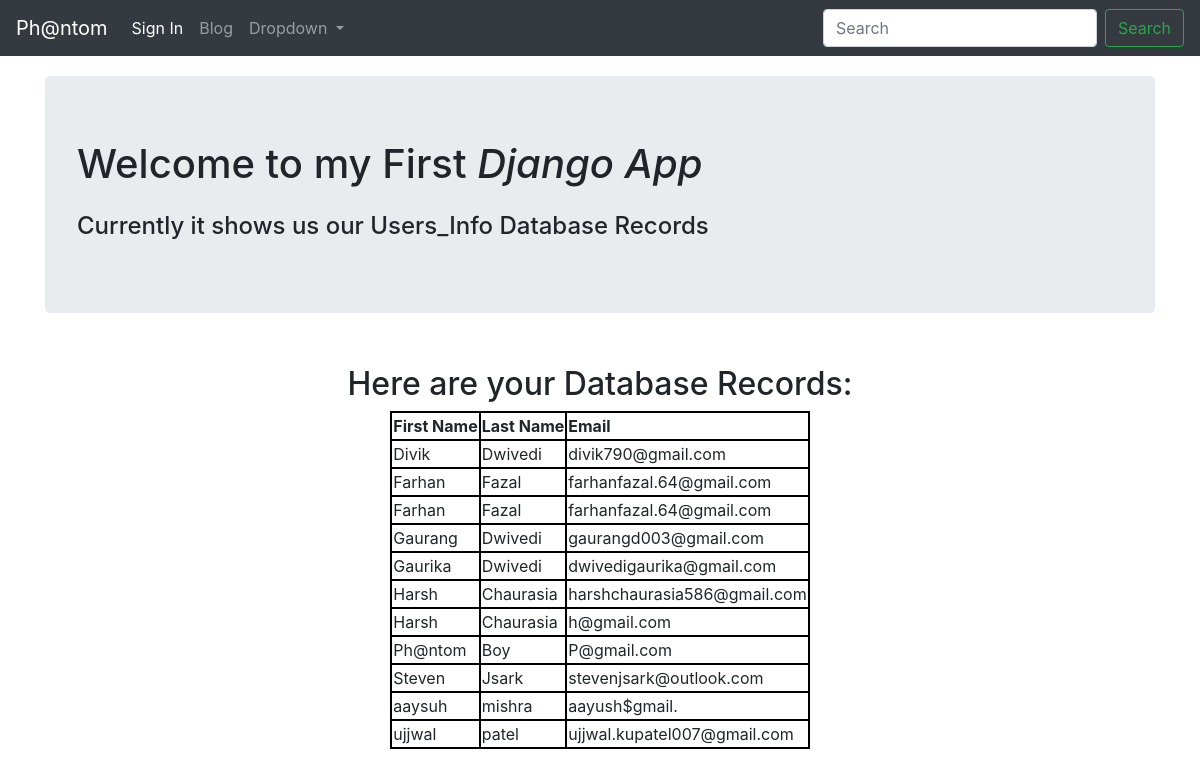
The app's page /first_app/ with its own data.
### first_app/models.py (models this page shows, shortened)
class User_Info(models.Model):
    first_name = models.CharField(max_length=30)
    last_name = models.CharField(max_length=30)
    email = models.CharField(max_length=50)

### first_app/views.py (the view)
# urls.py: path('', views.first, name='first'),
def first(request):
    user_info = User_Info.objects.order_by('first_name')
    data_dict = {'usr_info':user_info}
    return render(request, 'first_app/index.html', context = data_dict)

### templates/first_app/index.html (shortened to what this page needs)
<!DOCTYPE html>
{% load staticfiles %}
<html>
<head>
    <link rel="stylesheet" type="text/css" media="screen" href="{% static 'css/first_app.css' %}" />
    <link rel="stylesheet" type="text/css" media="screen" href="{% static 'css/bootstrap.css' %}" />
</head>
<body>
    <nav class="navbar navbar-expand-lg navbar-dark bg-dark">
        <a class="navbar-brand" href="{% url 'index' %}">Ph@ntom</a>
        <div class="collapse navbar-collapse" id="navbarSupportedContent">
            <ul class="navbar-nav mr-auto">
                <li class="nav-item active">
                    <a class="nav-link" href="{% url 'signin' %}">Sign In <span class="sr-only">(current)</span></a>
                </li>
                <li class="nav-item">
                    <a class="nav-link" href="#">Blog</a>
                </li>
                <li class="nav-item dropdown">
                    <a class="nav-link dropdown-toggle" href="#" id="navbarDropdown" role="button" data-toggle="dropdown" aria-haspopup="true" aria-expanded="false">
                    Dropdown
                    </a>
                </li>
            </ul>
            <form class="form-inline my-2 my-lg-0">
            <input class="form-control mr-sm-2" type="search" placeholder="Search" aria-label="Search">
            <button class="btn btn-outline-success my-2 my-sm-0" type="submit">Search</button>
            </form>
        </div>
    </nav>
    <div class="container">
        <div class="jumbotron">
            <h1>Welcome to my First <em>Django App</em></h1>
            <h4>Currently it shows us our Users_Info Database Records</h4>
        </div>
    </div>
    <div class="container" align="center">
        <h2>Here are your Database Records:</h2>
        <div class="djangotwo">
            {% if usr_info %}
            <table>
                <thead>
                    <th>First Name</th>
                    <th>Last Name</th>
                    <th>Email</th>
                </thead>
                {% for usr in usr_info %}
                <tr>
                    <td>{{ usr.first_name }}</td>
                    <td>{{ usr.last_name }}</td>
                    <td>{{ usr.email }}</td>
                </tr>
                {% endfor %}
            </table>
            {% else %}
                <p>No ACESS RECORDS FOUND!</p>
            {% endif %}
        </div>
    </div>
</body>
</html>

### static/css/first_app.css (style rules this page uses)
.container { margin: auto; padding-top: 20px; }
table,th,td { border: 2px solid black; }

### records on screen
User_Info: first_name "Divik", last_name "Dwivedi", email "divik790@gmail.com"
User_Info: first_name "Farhan", last_name "Fazal", email "farhanfazal.64@gmail.com"
User_Info: first_name "Farhan", last_name "Fazal", email "farhanfazal.64@gmail.com"
User_Info: first_name "Gaurang", last_name "Dwivedi", email "gaurangd003@gmail.com"
User_Info: first_name "Gaurika", last_name "Dwivedi", email "dwivedigaurika@gmail.com"
User_Info: first_name "Harsh", last_name "Chaurasia", email "harshchaurasia586@gmail.com"
User_Info: first_name "Harsh", last_name "Chaurasia", email "h@gmail.com"
User_Info: first_name "Ph@ntom", last_name "Boy", email "P@gmail.com"
User_Info: first_name "Steven", last_name "Jsark", email "stevenjsark@outlook.com"
User_Info: first_name "aaysuh", last_name "mishra", email "aayush$gmail."
User_Info: first_name "ujjwal", last_name "patel", email "ujjwal.kupatel007@gmail.com"
